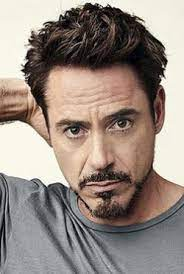
//> input picture channelMat_read_img/members/P3.jpeg, 184 x 274 px
$ ./main   (built with g++ and OpenCV 4)
//> lines starting //> are read from the running program, lines starting //| are printed output that depends on the picture
#include <iostream>
#include <opencv2/core/core.hpp>
#include <opencv2/opencv.hpp>
#include <opencv2/imgcodecs.hpp>
#include <opencv2/imgproc.hpp>
using namespace std;

int main()
{
    std::string image_path = "../members/P3.jpeg";

    // Load an image
    cv::Mat image = cv::imread(image_path);
//> image is the input picture: 274 rows x 184 cols, CV_8UC3; mean B, G, R 130.3, 138.2, 151

    if (image.empty())
    {
        std::cerr << "Could not open or find the image." << std::endl;
        return -1;
    }

    // Check the number of channels in the image
    int numChannels = image.channels();
//> numChannels = 3

    // Assuming you're working with a 3-channel (BGR) image
    if (numChannels == 3)
    {
        // Split the image into individual channels
        std::vector<cv::Mat> channels;
        cv::split(image, channels);
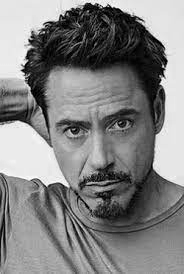
//> channels[0]: 274 rows x 184 cols, CV_8UC1; min 0, max 255, mean 130.3
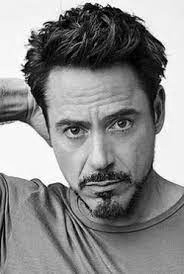
//> channels[1]: 274 rows x 184 cols, CV_8UC1; min 0, max 255, mean 138.2
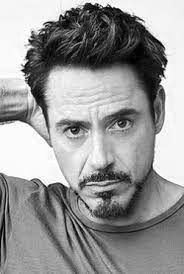
//> channels[2]: 274 rows x 184 cols, CV_8UC1; min 0, max 255, mean 151

        // Access the individual channels
        cv::Mat blueChannel = channels[0];  // Blue channel
        cv::Mat greenChannel = channels[1]; // Green channel
        cv::Mat redChannel = channels[2];   // Red channel

        // You can now perform operations on individual channels
        // For example, let's display the green channel
        for (int channel = 0; channel < 3; channel++)
        {
            std::string channelName;
            if (channel == 0)
                channelName = "Blue";
            else if (channel == 1)
                channelName = "Green";
            else if (channel == 2)
                channelName = "Red";
            cv::imshow(channelName, channels[channel]);
            cv::waitKey(0);
            cv::destroyWindow(channelName);
        }
    }
    else
    {
        std::cerr << "The image does not have 3 channels (BGR)." << std::endl;
    }
    cv::destroyAllWindows(); // Close OpenCV windows
    return 0;
}

$ run again, with channelMat_read_img/members/P1.jpeg copied over channelMat_read_img/members/P3.jpeg
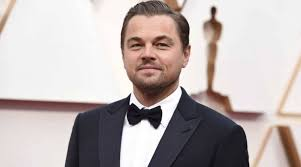
//> input picture channelMat_read_img/members/P1.jpeg, 301 x 167 px
//> image is the input picture: 167 rows x 301 cols, CV_8UC3; mean B, G, R 177.8, 179.3, 188.9
//> `cv::split(image, channels);`:
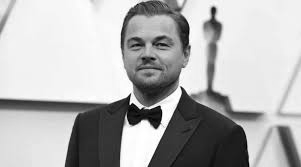
//> channels[1]: 167 rows x 301 cols, CV_8UC1; min 0, max 255, mean 179.3
//> `cv::split(image, channels);`:
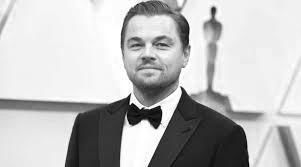
//> channels[2]: 167 rows x 301 cols, CV_8UC1; min 0, max 255, mean 188.9

$ run again, with channelMat_read_img/members/P2.jpeg copied over channelMat_read_img/members/P3.jpeg
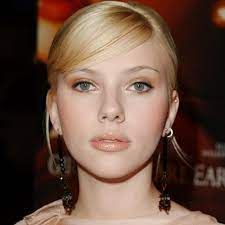
//> input picture channelMat_read_img/members/P2.jpeg, 225 x 225 px
//> image is the input picture: 225 rows x 225 cols, CV_8UC3; mean B, G, R 66, 79.6, 105.8
//> `cv::split(image, channels);`:
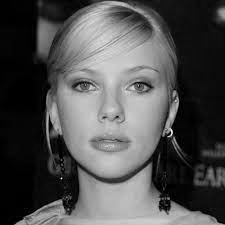
//> channels[1]: 225 rows x 225 cols, CV_8UC1; min 0, max 251, mean 79.6
//> `cv::split(image, channels);`:
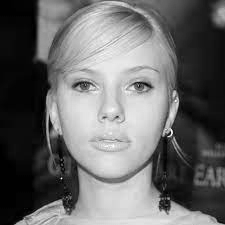
//> channels[2]: 225 rows x 225 cols, CV_8UC1; min 0, max 255, mean 105.8
